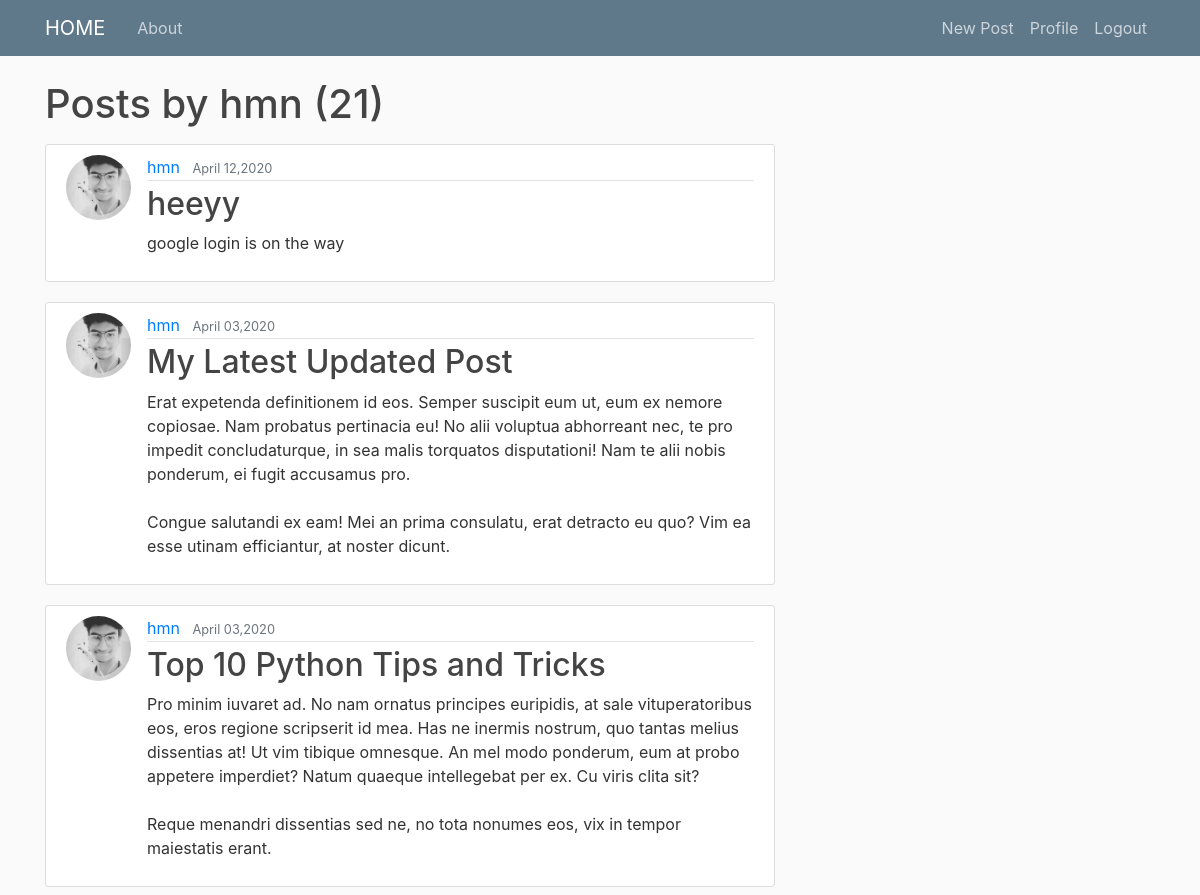
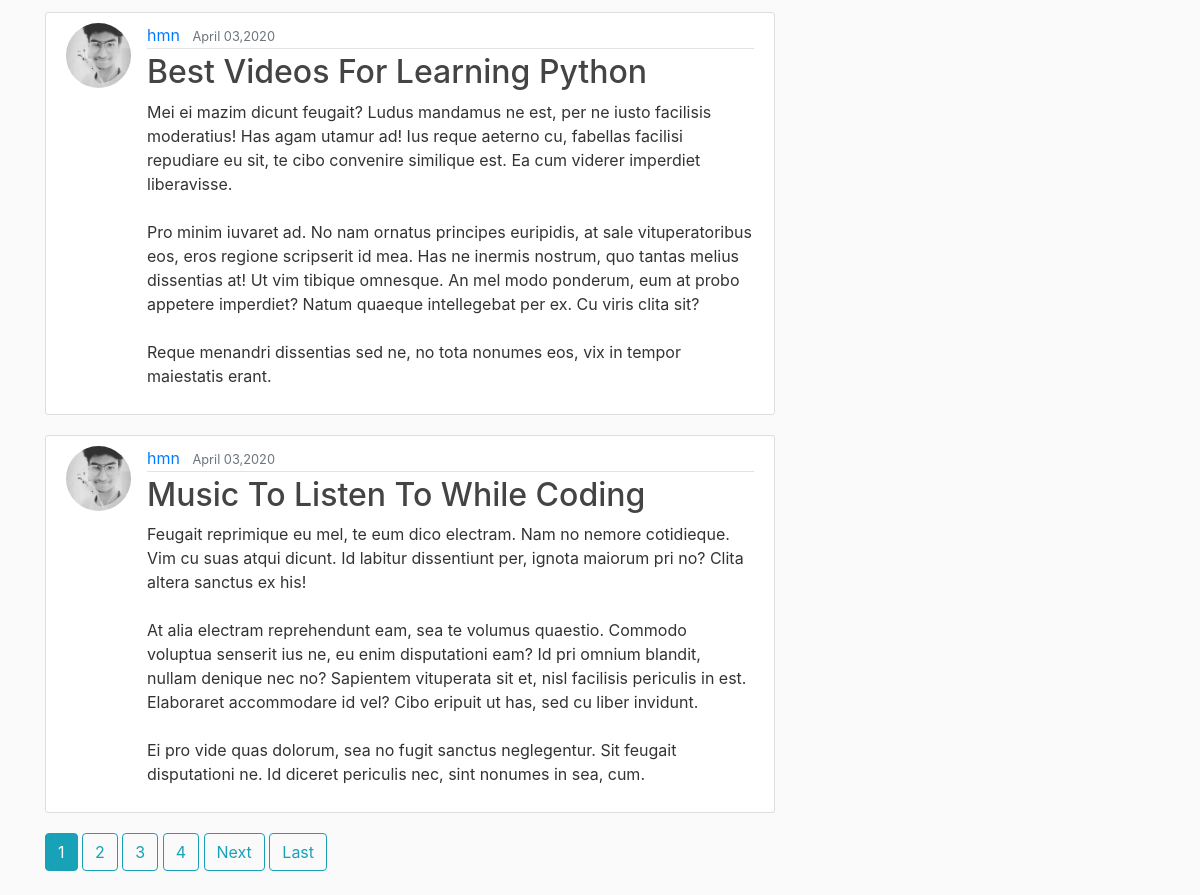
/user/hmn (signed in), run on the app's committed database (2 pictures, top to bottom).
### blog/models.py (models this page shows, shortened)
class Post(models.Model):
    title = models.CharField(max_length=100)
    content = models.TextField()
    date_posted = models.DateTimeField(default=timezone.now)
    author = models.ForeignKey(User, on_delete=models.CASCADE)

### users/models.py (models this page shows, shortened)
class Profile(models.Model):
    user = models.OneToOneField(User, on_delete=models.CASCADE)
    image = models.ImageField( upload_to='profile_pics',default='hmn.jpg')

### blog/views.py (the view)
# urls.py: path('user/<str:username>',UserPostListView.as_view(), name='user-posts'),
class UserPostListView(ListView):
     model = Post
     template_name = 'blog/user_posts.html' # <app>/<model>_<viewtype>.html
     context_object_name = 'posts'
     ordering = ['-date_posted']
     paginate_by = 5
     def get_queryset(self):
          user = get_object_or_404(User, username=self.kwargs.get('username'))
          return Post.objects.filter(author=user).order_by('-date_posted')

### blog/templates/blog/user_posts.html (shortened to what this page needs)
  {% extends "blog/base.html" %}
  {% block content %}
  <h1 class="mb-3">Posts by {{ view.kwargs.username }}  ({{ page_obj.paginator.count }}) </h1>
    {% for post in posts %}
          <article class="media content-section">
            <img class="rounded-circle article-img" src="{{ post.author.profile.image.url }}">
    <div class="media-body">
      <div class="article-metadata">
        <a class="mr-2" href="{% url 'user-posts' post.author.username %}">{{ post.author }}</a>
        <small class="text-muted">{{ post.date_posted|date:"F d,Y" }}</small>
      </div>
      <h2><a class="article-title" href="{% url 'post_detail' post.id %}">{{ post.title }}</a></h2>
      <p class="article-content">{{ post.content }}</p>
    </div>
  </article>
  {% endfor %}
  {% if is_paginated %}
      {% for num in page_obj.paginator.page_range %}
          {% if page_obj.number == num %}
              <a class="btn btn-info mb-4 " href="?page={{ num }}">{{ num }}</a>
          {% elif num > page_obj.number|add:'-4' and num < page_obj.number|add:'4 ' %}
              <a class="btn btn-outline-info mb-4 " href="?page={{ num }}">{{ num }}</a>
          {% endif %}
      {% endfor %}
  {% if page_obj.has_next %}
          <a class="btn btn-outline-info mb-4 " href="?page={{ page_obj.next_page_number }}">Next</a>
          <a class="btn btn-outline-info mb-4 " href="?page={{ page_obj.paginator.num_pages }}">Last</a>
  {% endif %}
  {% endif %}
  {% endblock content %}

### blog/static/blog/main.css (style rules this page uses)
body { background: #fafafa; color: #333333; margin-top: 5rem; }
h1, h2, h3, h4, h5, h6 { color: #444444; }
.content-section { background: #ffffff; padding: 10px 20px; border: 1px solid #dddddd; border-radius: 3px; margin-bottom: 20px; }
.article-title { color: #444444; }
.article-content { white-space: pre-line; }
.article-img { height: 65px; width: 65px; margin-right: 16px; }
.article-metadata { padding-bottom: 1px; margin-bottom: 4px; border-bottom: 1px solid #e3e3e3 }

### data on the page
Post: author.profile.image (picture), author "hmn", date_posted "April 12,2020", title "heeyy", content "google login is on the way"
Post: author.profile.image (picture), author "hmn", date_posted "April 03,2020", title "My Latest Updated Post", content "Erat expetenda definitionem id eos. Semper suscipit eum ut, eum ex nemore copiosae. Nam probatus pertinacia eu! No alii voluptua abhorreant nec, te pro impedit concludaturque, in sea malis torquatos disputationi! Nam te alii nobis ponderum, ei fugit accusamus pro. Congue salutandi ex eam! Mei an prima consulatu, erat detracto eu quo? Vim ea esse utinam efficiantur, at noster dicunt."
Post: author.profile.image (picture), author "hmn", date_posted "April 03,2020", title "Top 10 Python Tips and Tricks", content "Pro minim iuvaret ad. No nam ornatus principes euripidis, at sale vituperatoribus eos, eros regione scripserit id mea. Has ne inermis nostrum, quo tantas melius dissentias at! Ut vim tibique omnesque. An mel modo ponderum, eum at probo appetere imperdiet? Natum quaeque intellegebat per ex. Cu viris clita sit? Reque menandri dissentias sed ne, no tota nonumes eos, vix in tempor maiestatis erant."
Post: author.profile.image (picture), author "hmn", date_posted "April 03,2020", title "Best Videos For Learning Python", content "Mei ei mazim dicunt feugait? Ludus mandamus ne est, per ne iusto facilisis moderatius! Has agam utamur ad! Ius reque aeterno cu, fabellas facilisi repudiare eu sit, te cibo convenire similique est. Ea cum viderer imperdiet liberavisse. Pro minim iuvaret ad. No nam ornatus principes euripidis, at sale vituperatoribus eos, eros regione scripserit id mea. Has ne inermis nostrum, quo tantas melius dissentias at! Ut vim tibique omnesque. An mel modo ponderum, eum at probo appetere imperdiet? Natum quaeque intellegebat per ex. Cu viris clita sit? Reque menandri dissentias sed ne, no tota nonumes eos, vix in tempor maiestatis erant."
Post: author.profile.image (picture), author "hmn", date_posted "April 03,2020", title "Music To Listen To While Coding", content "Feugait reprimique eu mel, te eum dico electram. Nam no nemore cotidieque. Vim cu suas atqui dicunt. Id labitur dissentiunt per, ignota maiorum pri no? Clita altera sanctus ex his! At alia electram reprehendunt eam, sea te volumus quaestio. Commodo voluptua senserit ius ne, eu enim disputationi eam? Id pri omnium blandit, nullam denique nec no? Sapientem vituperata sit et, nisl facilisis periculis in est. Elaboraret accommodare id vel? Cibo eripuit ut has, sed cu liber invidunt. Ei pro vide quas dolorum, sea no fugit sanctus neglegentur. Sit feugait disputationi ne. Id diceret periculis nec, sint nonumes in sea, cum."

### other printed values
{{ view.kwargs.username }} "hmn"
{{ page_obj.paginator.count }} "21"
{{ num }} "1"
{{ num }} "2" "3" "4"
